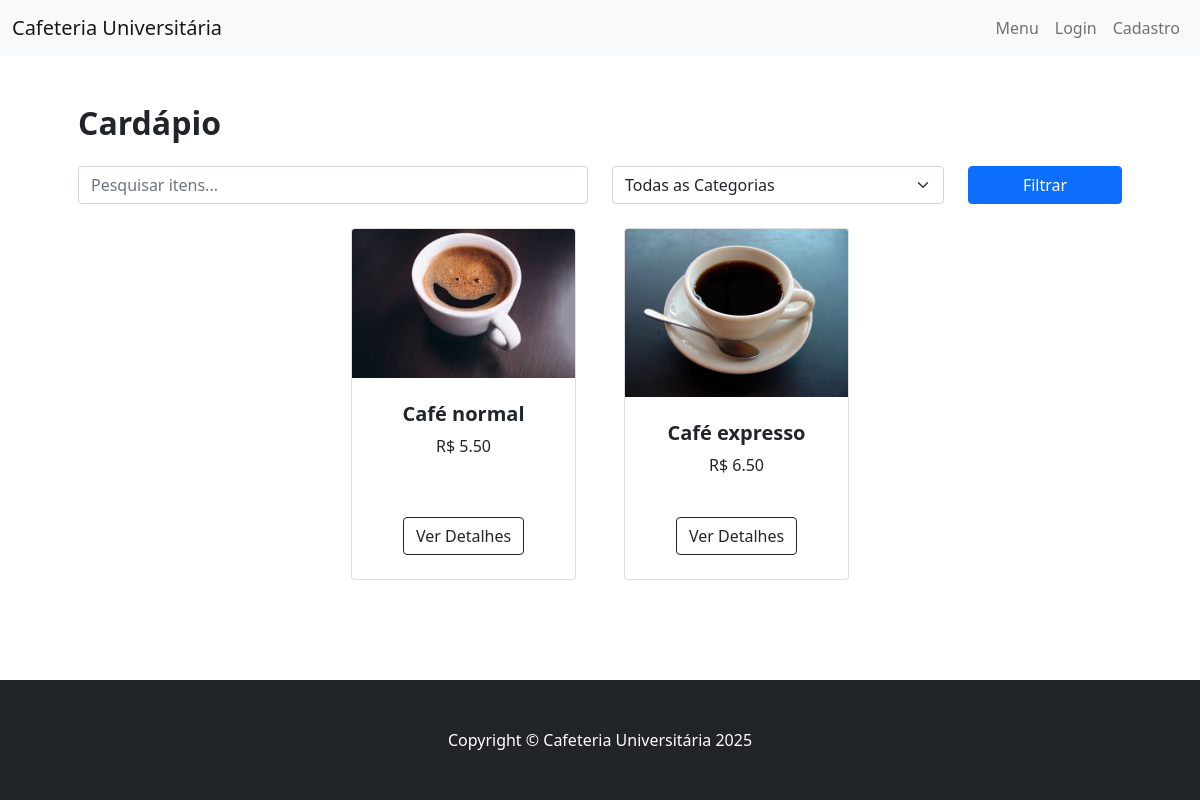
The app's page /menu/ with its own data.
### cafeteria/models.py (models this page shows, shortened)
class ItemMenu(models.Model):
    nome = models.CharField(max_length=100)
    preco = models.DecimalField(max_digits=6, decimal_places=2)
    categoria = models.CharField(
        max_length=50,
        choices=[
            ('Bebidas', 'Bebidas'),
            ('Alimentos', 'Alimentos'),
            ('Sobremesas', 'Sobremesas'),
        ]
    )
    descricao = models.TextField()
    disponibilidade = models.BooleanField(default=True)
    destaque = models.BooleanField(default=False)
    imagem = models.ImageField(upload_to='items/', blank=True, null=True)
    ingredientes = models.TextField(blank=True)
    opcoes = models.JSONField(default=list)
    class Meta:
        verbose_name = "Item do Cardápio"
        verbose_name_plural = "Itens do Cardápio"

### cafeteria/views.py (the view)
# urls.py: path('menu/', views.menu, name='menu'),
def menu(request):
    query = request.GET.get('q', '')
    categoria = request.GET.get('categoria', '')
    items = ItemMenu.objects.all()
    if query:
        items = items.filter(nome__icontains=query)
    if categoria:
        items = items.filter(categoria=categoria)
    categorias = ItemMenu.objects.values_list('categoria', flat=True).distinct()
    return render(request, 'menu.html', {'items': items, 'categorias': categorias, 'query': query, 'selected_categoria': categoria})

### templates/menu.html (shortened to what this page needs)
{% extends 'base.html' %}
{% load static %}
{% block content %}
<section class="py-5">
    <div class="container px-4 px-lg-5">
        <h2 class="fw-bolder mb-4">Cardápio</h2>
        <form class="mb-4" method="get" action="{% url 'menu' %}">
            <div class="row">
                <div class="col-md-6">
                    <input type="text" class="form-control" name="q" placeholder="Pesquisar itens..." value="{{ query }}">
                </div>
                <div class="col-md-4">
                    <select class="form-select" name="categoria">
                        <option value="">Todas as Categorias</option>
                    </select>
                </div>
                <div class="col-md-2">
                    <button type="submit" class="btn btn-primary w-100">Filtrar</button>
                </div>
            </div>
        </form>
        <div class="row gx-4 gx-lg-5 row-cols-2 row-cols-md-3 row-cols-xl-4 justify-content-center">
            {% for item in items %}
            <div class="col mb-5">
                <div class="card h-100">
                    <img class="card-img-top" src="{{ item.imagem }}" alt="{{ item.nome }}" />
                    <div class="card-body p-4">
                        <div class="text-center">
                            <h5 class="fw-bolder">{{ item.nome }}</h5>
                            <p>R$ {{ item.preco }}</p>
                        </div>
                    </div>
                    <div class="card-footer p-4 pt-0 border-top-0 bg-transparent">
                        <div class="text-center">
                            <a class="btn btn-outline-dark mt-auto {% if not item.disponibilidade %}disabled{% endif %}" href="{% url 'item_detail' item.id %}">Ver Detalhes</a>
                        </div>
                    </div>
                </div>
            </div>
            {% empty %}
            <p>Nenhum item encontrado.</p>
            {% endfor %}
        </div>
    </div>
</section>
{% endblock %}

### templates/base.html (shortened to what this page needs)
{% load static %}
<!DOCTYPE html>
<html lang="pt-BR">
    <head>
        <link href="https://cdn.jsdelivr.net/npm/bootstrap-icons@1.5.0/font/bootstrap-icons.css" rel="stylesheet" />
        <link href="https://cdn.jsdelivr.net/npm/bootstrap@5.0.2/dist/css/bootstrap.min.css" rel="stylesheet">
    </head>
    <body>
        <nav class="navbar navbar-expand-lg navbar-light bg-light">
            <div class="container-fluid">
                <a class="navbar-brand" href="{% url 'homepage' %}">Cafeteria Universitária</a>
                <div class="collapse navbar-collapse" id="navbarNav">
                    <ul class="navbar-nav ms-auto">
                        <li class="nav-item"><a class="nav-link" href="{% url 'menu' %}">Menu</a></li>
                        {% if user.is_authenticated %}
                            {% if user.is_staff %}
                                <li class="nav-item"><a class="nav-link" href="{% url 'admin_dashboard' %}">Painel Administrativo</a></li>
                            {% endif %}
                            <li class="nav-item"><a class="nav-link" href="{% url 'cart' %}">Carrinho</a></li>
                            <li class="nav-item"><a class="nav-link" href="{% url 'perfil' %}">Perfil</a></li>
                            <li class="nav-item"><a class="nav-link" href="{% url 'logout' %}">Sair</a></li>
                        {% else %}
                            <li class="nav-item"><a class="nav-link" href="{% url 'login' %}">Login</a></li>
                            <li class="nav-item"><a class="nav-link" href="{% url 'register' %}">Cadastro</a></li>
                        {% endif %}
                    </ul>
                </div>
            </div>
        </nav>
        <main>
            {% block content %}
            {% endblock %}
        </main>
        <footer class="py-5 bg-dark">
            <div class="container"><p class="m-0 text-center text-white">Copyright © Cafeteria Universitária 2025</p></div>
        </footer>
    </body>
</html>

### templates/base.html (style rules this page uses)
html { height: 100%; }
body { min-height: 100%; margin: 0; display: flex; flex-direction: column; }
main { flex: 1 0 auto; }
footer { flex-shrink: 0; }

### records on screen
ItemMenu: imagem (picture), nome "Café normal", preco "5.50"
ItemMenu: imagem (picture), nome "Café expresso", preco "6.50"
